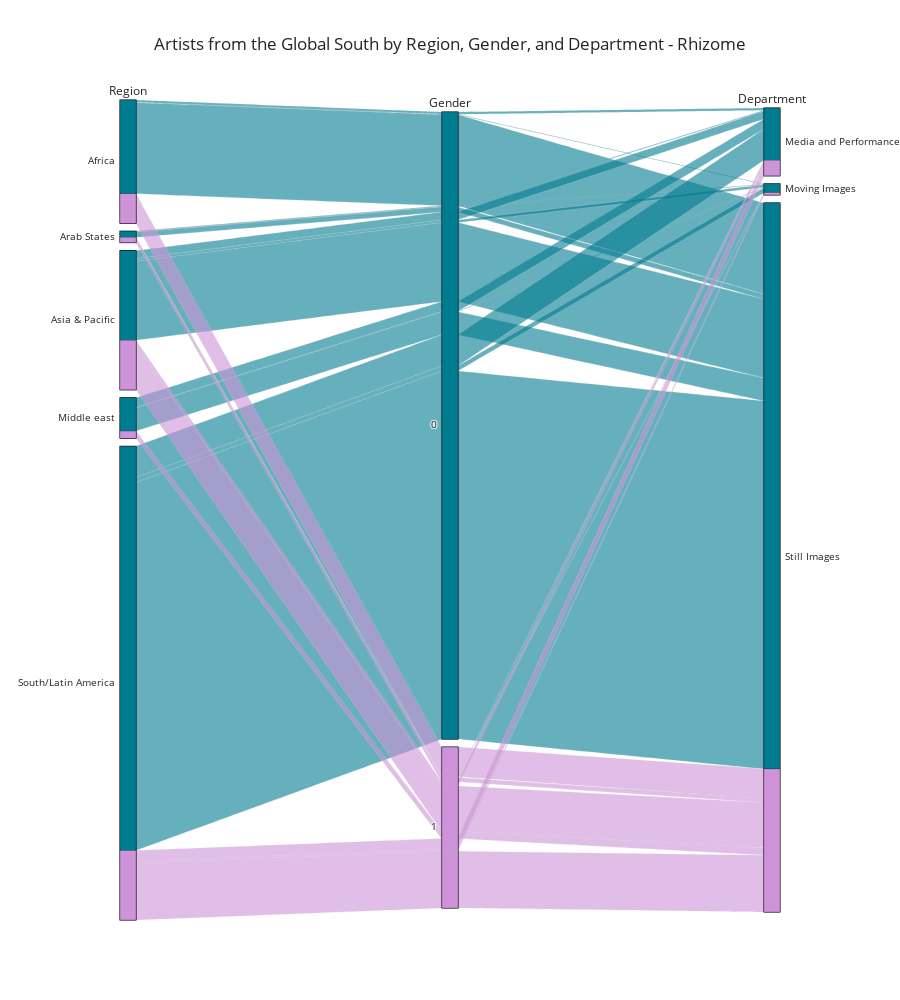

Write notebook code for a chart like this one.
### Code cell
#RHZ // Sets - by region

rhz_only = moma_rhz_parallel_both.loc[moma_rhz_parallel_both['Source'] == 'MoMA (sampled)']
#rhz_only = rhz_only.loc[rhz_only['Department'] != 'missing']
rhz_only = rhz_only.loc[rhz_only['Divide'] == 'Global South']
#create regions

# Create dimensions

#nats
nat_dim_asia = go.parcats.Dimension(
    values=rhz_only.Region,
    categoryorder='category ascending', label="Region"
)


#departments

dept_dim_asia = go.parcats.Dimension(values=rhz_only.Department, label="Department")


#genders

gender_dim_asia = go.parcats.Dimension(
    values=rhz_only.Gender_ID, label="Gender", categoryarray=[0, 1, 2],
    ticktext=['Male', 'Female', 'Collectives']
)

# Create parcats trace
color_asia = rhz_only.Gender_ID;
colorscale_asia = ['#007c91', '#ff5252', '#ce93d8'];


rhz_parallel_set_asia = go.Figure(data = [go.Parcats(dimensions=[nat_dim_asia, gender_dim_asia, dept_dim_asia], 
        line={'color': color_asia, 'colorscale': colorscale_asia},
        hoveron='color', hoverinfo='count',
        labelfont={'size': 12},
        tickfont={'size': 10},
        arrangement='freeform')])
rhz_parallel_set_asia.update_traces(dimensions=[{'categoryorder':'category ascending'}])
rhz_parallel_set_asia.update_layout(height=1000, title="Artists from the Global South by Region, Gender, and Department - Rhizome", title_x=0.5)

### Figure 1 — Plotly figure (JSON) as saved in the notebook; plotly's stock layout.template omitted (floating-point values rounded to 4 significant figures; data arrays with more than 128 entries replaced by an {"elided": "..."} marker saying what was removed)
{"data": [{"arrangement": "freeform", "dimensions": [{"categoryorder": "category ascending", "label": "Region", "values": {"elided": "2066 str values"}}, {"categoryarray": [0, 1, 2], "categoryorder": "category ascending", "label": "Gender", "ticktext": ["Male", "Female", "Collectives"], "values": {"elided": "2066 int values"}}, {"categoryorder": "category ascending", "label": "Department", "values": {"elided": "2066 str values"}}], "hoverinfo": "count", "hoveron": "color", "labelfont": {"size": 12}, "line": {"color": {"elided": "2066 int values"}, "colorscale": [[0, "#007c91"], [0.5, "#ff5252"], [1, "#ce93d8"]]}, "tickfont": {"size": 10}, "type": "parcats"}], "layout": {"height": 1000, "title": {"text": "Artists from the Global South by Region, Gender, and Department - Rhizome", "x": 0.5}}}
